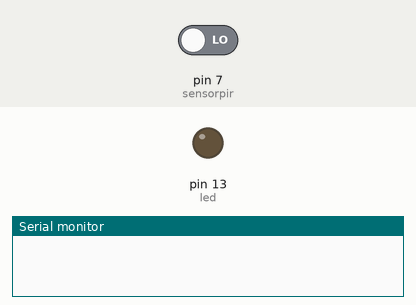
Simulated run of this sketch. Board: Arduino Uno, built with avr-gcc and run on an emulated ATmega328P. Parts: output pins drawn as LEDs (lit = HIGH), the last lines printed to the serial monitor. The inputs (shaded band) are chosen by the test bench; at power-on: pin 7 (sensorpir) LOW.

Above: at 1.2 s.
1.3 s: pin 7 (sensorpir) driven HIGH
At 1.9 s:
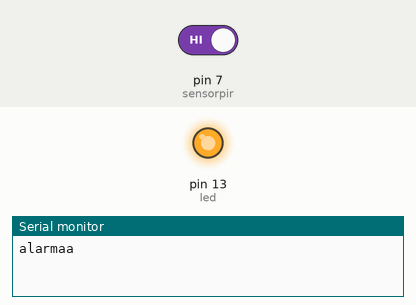
4.3 s: pin 7 (sensorpir) driven LOW
At 5.8 s:
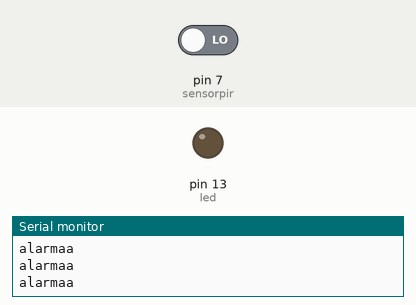
Timing chart, 0 to 7.3 s (numbered marks = the images above; inputs shaded):
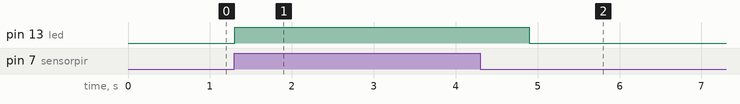

Measured:
- after the input at 1.3 s, pin 13 (led): LOW → HIGH at once
- after the input at 4.3 s, pin 13 (led): HIGH → LOW after 0.60 s

The sketch:

sensorMov2.ino
```cpp
byte sensorpir = 7;
byte led = 13;

void setup() {
  pinMode(sensorpir, INPUT);
  pinMode(led, OUTPUT);
  Serial.begin(9600);


}

void loop() {
  if (digitalRead(sensorpir) == HIGH) {
    Serial.println("alarmaa");
    digitalWrite(led, HIGH);
    delay(1200);
    digitalWrite(led, LOW);

  }

}
```
